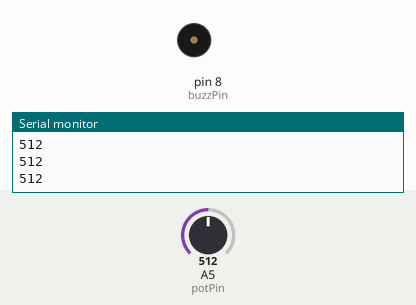
Simulated run of this sketch. Board: Arduino Uno, built with avr-gcc and run on an emulated ATmega328P. Parts: buzzer (waves = sounding, pin HIGH), the last lines printed to the serial monitor. Inputs (shaded band) come from the test bench; at power-on: A5 (potPin) = 512.

Above: at 1.2 s.
1.3 s: A5 (potPin) set to 990
2.8 s: A5 (potPin) set to 1013
At 3.9 s:
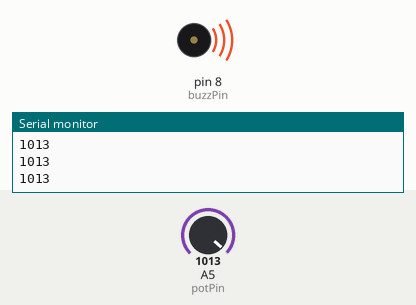
4.3 s: A5 (potPin) set to 900
At 4.8 s:
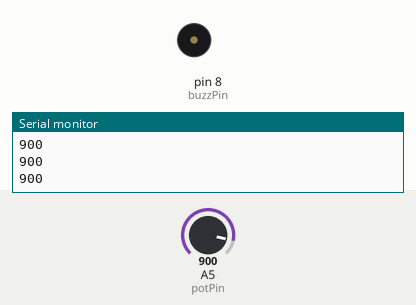
5.8 s: A5 (potPin) set to 1010
At 6.2 s:
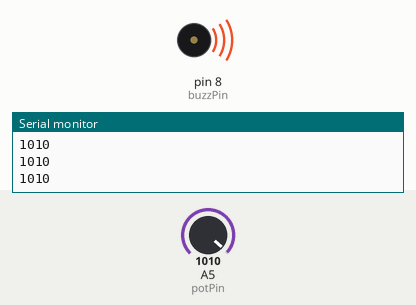
Timing chart, 0 to 8.3 s (numbered marks = the images above; inputs shaded):
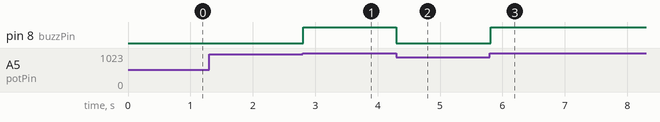

Measured:
- the behaviour switches between 1000 and 1001 on A5 (potPin) (found by bisection; images 0 and 1)
- after the input at 2.8 s, pin 8 (buzzPin): LOW → HIGH at once
- after the input at 4.3 s, pin 8 (buzzPin): HIGH → LOW at once
- after the input at 5.8 s, pin 8 (buzzPin): LOW → HIGH at once

The sketch:

buzzer_activo_2_class23.ino
```cpp
int buzzPin = 8;
int number;
int potPin = A5;
int potVal;
void setup() {
  // put your setup code here, to run once:
  Serial.begin(9600);
  pinMode(buzzPin, OUTPUT);
  pinMode(potPin, INPUT);
}

void loop() {

  potVal = analogRead(potPin);
  Serial.println(potVal);
  while (potVal > 1000) {//lel hizo el mismo codigo que yo xd
    digitalWrite(buzzPin, HIGH);
    Serial.println(potVal);
    potVal = analogRead(potPin);
  }
  digitalWrite(buzzPin, LOW);
  /* if (potVal>1000){
  digitalWrite(buzzPin,HIGH);
}else{//aqui use un else envede un if por que hacia el codigo mas corto y no afecta en este caso, depues veremos is  no reutilizamos
  digitalWrite(buzzPin,LOW);

} */
}
```
